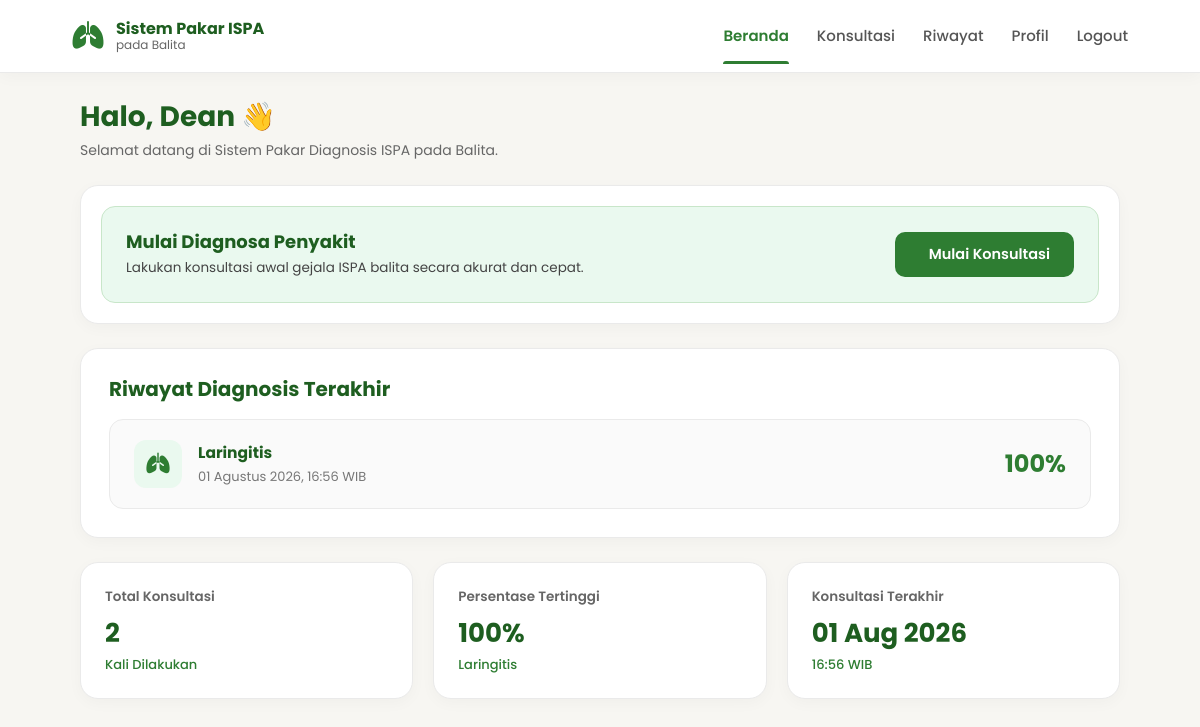
The page /user/dashboard.php (signed in) on the database its author committed.
### tables this page shows
CREATE TABLE `tb_hasil_diagnosis` (
  `id_hasil` int(11) NOT NULL,
  `id_konsultasi` int(11) DEFAULT NULL,
  `id_user` int(11) NOT NULL,
  `id_penyakit` int(11) NOT NULL,
  `nilai_cf` decimal(5,4) NOT NULL,
  `persentase` decimal(5,2) NOT NULL,
  `tanggal_diagnosis` datetime NOT NULL DEFAULT current_timestamp()
);

CREATE TABLE `tb_penyakit` (
  `id_penyakit` int(11) NOT NULL,
  `kode_penyakit` varchar(10) NOT NULL,
  `nama_penyakit` varchar(100) NOT NULL,
  `deskripsi` text NOT NULL,
  `gejala_umum` text DEFAULT NULL,
  `penanganan` text NOT NULL,
  `gambar` varchar(255) DEFAULT 'default.png',
  `created_at` timestamp NOT NULL DEFAULT current_timestamp()
);

### user/dashboard.php (the view, shortened to what this page needs)
<?php
require_once "../config/koneksi.php";
$idUser = $_SESSION['id_user'];
$nama   = $_SESSION['nama'] ?? "User";
function tanggalIndonesia($dateString) {
    $bulan = [
        1 => 'Januari', 'Februari', 'Maret', 'April', 'Mei', 'Juni',
        'Juli', 'Agustus', 'September', 'Oktober', 'November', 'Desember'
    ];
    $timestamp = strtotime($dateString);
    $tgl = date('d', $timestamp);
    $bln = $bulan[(int)date('m', $timestamp)];
    $thn = date('Y', $timestamp);
    $jam = date('H:i', $timestamp);
    return "$tgl $bln $thn, $jam WIB";
}
$queryTotal = mysqli_query($conn, "
    SELECT COUNT(*) AS total
    FROM tb_hasil_diagnosis
    WHERE id_user = '$idUser'
");
$totalKonsultasi = 0;
if ($queryTotal && mysqli_num_rows($queryTotal) > 0) {
    $totalKonsultasi = mysqli_fetch_assoc($queryTotal)['total'];
}
$queryTerakhir = mysqli_query($conn, "
    SELECT
        hd.id_hasil,
        hd.id_user,
        hd.id_penyakit,
        hd.nilai_cf,
        hd.persentase,
        hd.tanggal_diagnosis,
        p.nama_penyakit
    FROM tb_hasil_diagnosis hd
    INNER JOIN tb_penyakit p ON hd.id_penyakit = p.id_penyakit
    WHERE hd.id_user = '$idUser'
    ORDER BY hd.tanggal_diagnosis DESC
    LIMIT 1
");
$dataTerakhir = null;
if ($queryTerakhir && mysqli_num_rows($queryTerakhir) > 0) {
    $dataTerakhir = mysqli_fetch_assoc($queryTerakhir);
}
$queryTertinggi = mysqli_query($conn, "
    SELECT
        hd.id_hasil,
        hd.id_user,
        hd.id_penyakit,
        hd.nilai_cf,
        hd.persentase,
        hd.tanggal_diagnosis,
        p.nama_penyakit
    FROM tb_hasil_diagnosis hd
    INNER JOIN tb_penyakit p ON hd.id_penyakit = p.id_penyakit
    WHERE hd.id_user = '$idUser'
    ORDER BY hd.persentase DESC
    LIMIT 1
");
$dataTertinggi = null;
if ($queryTertinggi && mysqli_num_rows($queryTertinggi) > 0) {
    $dataTertinggi = mysqli_fetch_assoc($queryTertinggi);
}
?>
<!DOCTYPE html>
<html lang="id">
<head>
    <link href="https://cdn.jsdelivr.net/npm/bootstrap@5.3.3/dist/css/bootstrap.min.css" rel="stylesheet">
    <link href="https://cdn.jsdelivr.net/npm/bootstrap-icons@1.11.3/font/bootstrap-icons.min.css" rel="stylesheet">
</head>
<body>
    <nav class="navbar navbar-expand-lg navbar-custom">
        <div class="container">
            <a href="dashboard.php" class="navbar-brand-custom">
                <i class="bi bi-lungs-fill"></i>
                <div class="brand-text">
                    <strong>Sistem Pakar ISPA</strong>
                    <small>pada Balita</small>
                </div>
            </a>
            <div class="collapse navbar-collapse justify-content-end" id="navbarNav">
                <ul class="nav-menu">
                    <li><a href="dashboard.php" class="active">Beranda</a></li>
                    <li><a href="konsultasi.php">Konsultasi</a></li>
                    <li><a href="riwayat.php">Riwayat</a></li>
                    <li><a href="profil.php">Profil</a></li>
                    <li><a href="../logout.php">Logout</a></li>
                </ul>
            </div>
        </div>
    </nav>
    <main class="main">
        <div class="header">
            <h1>Halo, <?= htmlspecialchars($nama); ?> 👋</h1>
            <p>Selamat datang di Sistem Pakar Diagnosis ISPA pada Balita.</p>
        </div>
        <div class="card-custom" style="padding: 20px;">
            <div class="banner-box">
                <div class="banner-text">
                    <h4>Mulai Diagnosa Penyakit</h4>
                    <p>Lakukan konsultasi awal gejala ISPA balita secara akurat dan cepat.</p>
                </div>
                <a href="konsultasi.php" class="btn-submit">
                    Mulai Konsultasi
                </a>
            </div>
        </div>
        <div class="card-custom">
            <h3>Riwayat Diagnosis Terakhir</h3>
            <div class="riwayat-content">
                <div class="riwayat-info">
                    <div class="riwayat-icon-box">
                        <i class="bi bi-lungs-fill"></i>
                    </div>
                    <div class="riwayat-details">
                        <strong><?= $dataTerakhir ? htmlspecialchars($dataTerakhir['nama_penyakit']) : 'Belum Ada Diagnosa'; ?></strong>
                        <small>
                            <?= $dataTerakhir ? tanggalIndonesia($dataTerakhir['tanggal_diagnosis']) : '-'; ?>
                        </small>
                    </div>
                </div>
                <div class="riwayat-right">
                    <div class="riwayat-percent">
                        <?= $dataTerakhir ? number_format($dataTerakhir['persentase'], 0) : '0'; ?>%
                    </div>
                </div>
            </div>
        </div>
        <div class="stat-grid">
            <div class="stat-card">
                <div class="title">Total Konsultasi</div>
                <div class="value"><?= $totalKonsultasi; ?></div>
                <div class="sub">Kali Dilakukan</div>
            </div>
            <div class="stat-card">
                <div class="title">Persentase Tertinggi</div>
                <div class="value"><?= $dataTertinggi ? number_format($dataTertinggi['persentase'], 0) : '0'; ?>%</div>
                <div class="sub"><?= $dataTertinggi ? htmlspecialchars($dataTertinggi['nama_penyakit']) : '-'; ?></div>
            </div>
            <div class="stat-card">
                <div class="title">Konsultasi Terakhir</div>
                <div class="value">
                    <?= $dataTerakhir ? date('d M Y', strtotime($dataTerakhir['tanggal_diagnosis'])) : '-'; ?>
                </div>
                <div class="sub">
                    <?= $dataTerakhir ? date('H:i', strtotime($dataTerakhir['tanggal_diagnosis'])) . ' WIB' : '-'; ?>
                </div>
            </div>
        </div>
    </main>
</body>
</html>

### user/dashboard.php (style rules this page uses)
* { margin: 0; padding: 0; box-sizing: border-box; font-family: 'Poppins', sans-serif; }
body { background: #F7F6F2; color: #1E5E20; }
.navbar-custom { background: #FFFFFF; padding: 12px 0; border-bottom: 1px solid #EAEAEA; position: fixed; top: 0; left: 0; right: 0; z-index: 1000; box-shadow: 0 4px 15px rgba(0,0,0,0.03); }
.navbar-custom .container { max-width: 1080px; }
.navbar-brand-custom { display: flex; align-items: center; gap: 12px; text-decoration: none; color: #1E5E20; }
.navbar-brand-custom i { font-size: 32px; color: #2E7D32; }
.brand-text { display: flex; flex-direction: column; line-height: 1.2; }
.brand-text strong { font-size: 16px; font-weight: 700; color: #1E5E20; }
.brand-text small { font-size: 12px; color: #666; }
.nav-menu { display: flex; align-items: center; gap: 28px; list-style: none; margin: 0; padding: 0; }
.nav-menu a { text-decoration: none; color: #555; font-weight: 500; font-size: 15px; transition: .2s; position: relative; padding-bottom: 4px; }
.nav-menu a:hover, .nav-menu a.active { color: #2E7D32; font-weight: 600; }
.nav-menu a.active::after { content: ''; position: absolute; bottom: -14px; left: 0; width: 100%; height: 3px; background: #2E7D32; border-radius: 3px 3px 0 0; }
.main { max-width: 1080px; width: 100%; margin: 100px auto 40px; padding: 0 20px; }
.header { margin-bottom: 24px; }
.header h1 { font-size: 28px; font-weight: 700; color: #1E5E20; margin-bottom: 6px; }
.header p { color: #666; font-size: 14px; line-height: 1.5; margin: 0; }
.card-custom { background: #FFFFFF; padding: 28px; border-radius: 18px; border: 1px solid #EAEAEA; box-shadow: 0 4px 15px rgba(0,0,0,0.03); margin-bottom: 24px; }
.card-custom h3 { margin-bottom: 18px; font-size: 20px; font-weight: 700; color: #1E5E20; }
.banner-box { display: flex; align-items: center; justify-content: space-between; background: #EAF9EF; border: 1px solid #C8E6C9; padding: 24px; border-radius: 14px; gap: 16px; }
.banner-text h4 { font-size: 18px; font-weight: 700; color: #1E5E20; margin-bottom: 6px; }
.banner-text p { font-size: 13.5px; color: #444; margin: 0; }
.btn-submit { display: inline-flex; align-items: center; justify-content: center; gap: 10px; padding: 12px 24px; background: #2E7D32; color: white; text-decoration: none; border: none; border-radius: 10px; font-weight: 600; font-size: 14.5px; cursor: pointer; transition: .2s; white-space: nowrap; }
.riwayat-content { display: flex; align-items: center; justify-content: space-between; padding: 20px 24px; background: #FAFAFA; border: 1px solid #EAEAEA; border-radius: 14px; gap: 16px; }
.riwayat-info { display: flex; align-items: center; gap: 16px; }
.riwayat-icon-box { width: 48px; height: 48px; min-width: 48px; background: #EAF9EF; border-radius: 12px; display: flex; align-items: center; justify-content: center; }
.riwayat-icon-box i { font-size: 24px; color: #2E7D32; }
.riwayat-details strong { display: block; font-size: 15.5px; color: #1E5E20; }
.riwayat-details small { font-size: 13px; color: #777; }
.riwayat-right { display: flex; align-items: center; gap: 20px; }
.riwayat-percent { font-size: 24px; font-weight: 700; color: #2E7D32; }
.stat-grid { display: grid; grid-template-columns: repeat(3, 1fr); gap: 20px; }
.stat-card { background: #FFFFFF; border: 1px solid #EAEAEA; border-radius: 18px; padding: 24px; box-shadow: 0 4px 15px rgba(0,0,0,0.03); text-align: left; }
.stat-card .title { font-size: 13.5px; font-weight: 600; color: #666; margin-bottom: 10px; }
.stat-card .value { font-size: 26px; font-weight: 700; color: #1E5E20; line-height: 1.2; margin-bottom: 6px; word-break: break-word; }
.stat-card .sub { font-size: 13px; color: #2E7D32; font-weight: 500; }

### rows shown on the page
tb_hasil_diagnosis: id_penyakit.nama_penyakit "Laringitis", tanggal_diagnosis "01 Agustus 2026, 16:56 WIB", persentase "100", tanggal_diagnosis "01 Aug 2026", tanggal_diagnosis "16:56"

### other values the page prints
$nama "Dean"
$totalKonsultasi "2"
